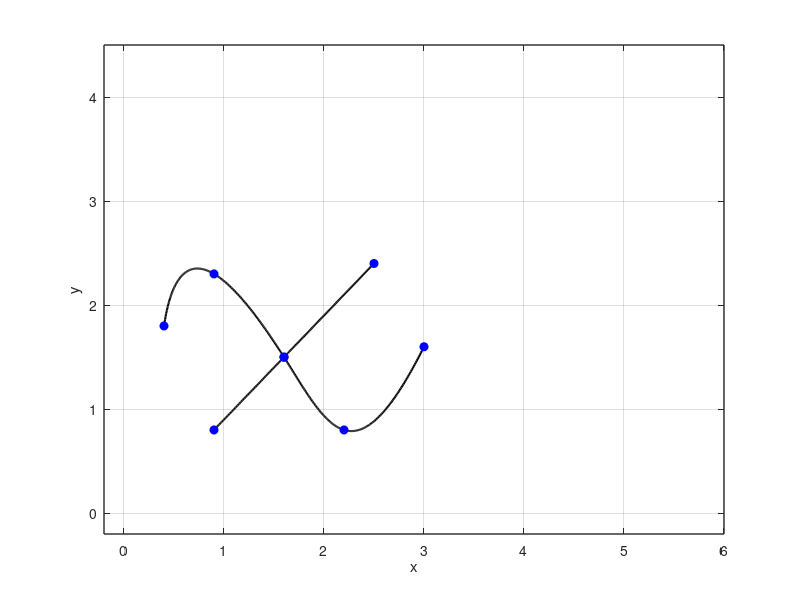

Write the MATLAB code that produced this figure.
% cursive letter 'x'

x = [0.4 0.9 1.6 2.2 3];
x1 = [0.9 1.6 2.5];
y = [1.8 2.3 1.5 0.8 1.6];
y1 = [0.8 1.5 2.4];
n = length(x);
m = length(x1);
t = 0:n-1;
s = 0:m-1;
tt = 0:0.01:n-1;
ss = 0:0.01:m-1;

xx = spline(t, x, tt);
x1x1 = spline(s, x1, ss);
yy = spline(t, y, tt);
y1y1 = spline(s, y1, ss);

figure(1)
plot(xx, yy, 'k', 'LineWidth', 1.5)
hold on
plot(x1x1, y1y1, 'k', 'LineWidth', 1.5)
hold on
plot(x, y, 'bo', 'MarkerFaceColor', 'b')
axis([-0.2 6 -0.2 4.5])
grid on
plot(x1, y1, 'bo', 'MarkerFaceColor', 'b')
axis([-0.2 6 -0.2 4.5])
grid on
xlabel('x')
ylabel('y')
set(gca, 'FontSize', 10, 'LineWidth', 1)
grid on

